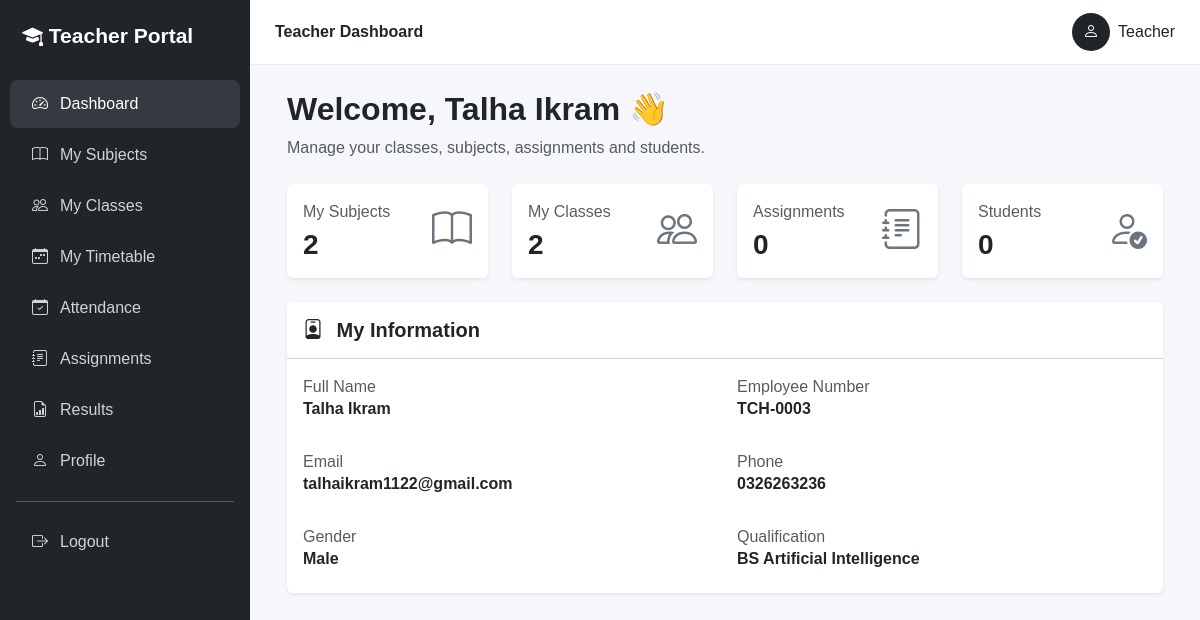
/teacher/dashboard (signed in), run on the app's committed database.
### app/models/teacher.py (models this page shows, shortened)
class Teacher(db.Model):
    __tablename__ = "teachers"
    id = db.Column(db.Integer, primary_key=True)
    user_id = db.Column(db.Integer, db.ForeignKey("users.id"), unique=True, nullable=False)
    school_id = db.Column(db.Integer, db.ForeignKey("schools.id"), nullable=False)
    employee_number = db.Column(db.String(20), unique=True, nullable=False)
    first_name = db.Column(db.String(100), nullable=False)
    last_name = db.Column(db.String(100), nullable=False)
    email = db.Column(db.String(120), unique=True, nullable=False)
    phone = db.Column(db.String(20), nullable=False)
    gender = db.Column(db.String(20), nullable=False)
    date_of_birth = db.Column(db.Date, nullable=True)
    cnic = db.Column(db.String(20), unique=True, nullable=True)
    address = db.Column(db.String(255), nullable=True)
    emergency_contact = db.Column(db.String(20), nullable=True)
    blood_group = db.Column(db.String(5), nullable=True)
    qualification = db.Column(db.String(150), nullable=True)
    experience = db.Column(db.Integer, nullable=True)
    joining_date = db.Column(db.Date, nullable=True)
    salary = db.Column(db.Numeric(10, 2), nullable=True)
    profile_image = db.Column(db.String(255), nullable=True)
    employment_status = db.Column(
    db.String(20),default="Active")
    notes = db.Column(db.Text, nullable=True)
    is_active = db.Column(db.Boolean, default=True)
    created_at = db.Column(db.DateTime, default=datetime.utcnow)
    updated_at = db.Column(
    db.DateTime,default=datetime.utcnow,onupdate=datetime.utcnow)
    user= db.relationship("User", back_populates= "teacher", uselist= False)
    teacher_subjects = db.relationship("TeacherSubject", back_populates ="teacher", cascade= "all, delete-orphan",lazy= True)
    school = db.relationship("School", back_populates="teacher")
    exams = db.relationship("Exam", back_populates="teacher")
    results = db.relationship("Result", back_populates="teacher")
    attendences = db.relationship("Attendance", back_populates="teacher")
    assignments = db.relationship("Assignment", back_populates="teacher")
    timetables = db.relationship("Timetable", back_populates="teacher")
    managed_class= db.relationship("Class",foreign_keys ="Class.class_teacher_id" ,back_populates= "class_teacher", uselist= False)

### app/blueprints/teachers/routes.py (the view)
@teachers.route("/dashboard")
@login_required
def dashboard():
    teacher = Teacher.query.filter_by(
    user_id=current_user.id,
    school_id=current_user.school_id
    ).first_or_404()
    assignments = TeacherSubject.query.filter_by(
    teacher_id=teacher.id,
    school_id=current_user.school_id,
    is_active=True
    ).all()
    total_subjects = len({
    a.subject_id for a in assignments
    })
    total_classes = len({
    a.class_id for a in assignments
    })
    return render_template(
    "teachers/dashboard.html",
    teacher=teacher,
    total_subjects=total_subjects,
    total_classes=total_classes
    )

### app/models/user.py (called while the page is built)
@login_manager.user_loader
def load_user(user_id):
    return User.query.get(int(user_id))

### app/templates/teachers/dashboard.html (shortened to what this page needs)
{% extends "teachers/base.html" %}
{% block content %}
<div class="container-fluid">
<div class="mb-4">
<h2 class="fw-bold">
Welcome,
{{ teacher.first_name }}
{{ teacher.last_name }}
👋
</h2>
<p class="text-muted">
Manage your classes, subjects, assignments and students.
</p>
</div>
<div class="row g-4 mb-4">
<div class="col-md-6 col-xl-3">
<div class="card border-0 shadow-sm h-100">
<div class="card-body">
<div class="d-flex justify-content-between">
<div>
<p class="text-muted mb-1">
My Subjects
</p>
<h3 class="fw-bold mb-0">
{{ total_subjects }}
</h3>
</div>
<i class="bi bi-book fs-1 text-secondary"></i>
</div>
</div>
</div>
</div>
<div class="col-md-6 col-xl-3">
<div class="card border-0 shadow-sm h-100">
<div class="card-body">
<div class="d-flex justify-content-between">
<div>
<p class="text-muted mb-1">
My Classes
</p>
<h3 class="fw-bold mb-0">
{{ total_classes}}
</h3>
</div>
<i class="bi bi-people fs-1 text-secondary"></i>
</div>
</div>
</div>
</div>
<div class="col-md-6 col-xl-3">
<div class="card border-0 shadow-sm h-100">
<div class="card-body">
<div class="d-flex justify-content-between">
<div>
<p class="text-muted mb-1">
Assignments
</p>
<h3 class="fw-bold mb-0">
0
</h3>
</div>
<i class="bi bi-journal-text fs-1 text-secondary"></i>
</div>
</div>
</div>
</div>
<div class="col-md-6 col-xl-3">
<div class="card border-0 shadow-sm h-100">
<div class="card-body">
<div class="d-flex justify-content-between">
<div>
<p class="text-muted mb-1">
Students
</p>
<h3 class="fw-bold mb-0">
0
</h3>
</div>
<i class="bi bi-person-check fs-1 text-secondary"></i>
</div>
</div>
</div>
</div>
</div>
<div class="card border-0 shadow-sm">
<div class="card-header bg-white py-3">
<h5 class="mb-0 fw-semibold">
<i class="bi bi-person-badge me-2"></i>
My Information
</h5>
</div>
<div class="card-body">
<div class="row g-4">
<div class="col-md-6">
<label class="text-muted">
Full Name
</label>
<h6 class="fw-semibold">
{{ teacher.first_name }}
{{ teacher.last_name }}
</h6>
</div>
<div class="col-md-6">
<label class="text-muted">
Employee Number
</label>
<h6 class="fw-semibold">
{{ teacher.employee_number or "-" }}
</h6>
</div>
<div class="col-md-6">
<label class="text-muted">
Email
</label>
<h6 class="fw-semibold">
{{ teacher.email or teacher.user.email or "-" }}
</h6>
</div>
<div class="col-md-6">
<label class="text-muted">
Phone
</label>
<h6 class="fw-semibold">
{{ teacher.phone or "-" }}
</h6>
</div>
<div class="col-md-6">
<label class="text-muted">
Gender
</label>
<h6 class="fw-semibold">
{{ teacher.gender or "-" }}
</h6>
</div>
<div class="col-md-6">
<label class="text-muted">
Qualification
</label>
<h6 class="fw-semibold">
{{ teacher.qualification or "-" }}
</h6>
</div>
</div>
</div>
</div>
</div>
{% endblock %}

### app/templates/teachers/base.html (style rules this page uses)
body { background: #f5f7fb; font-family: Arial, sans-serif; }

### data on the page
Teacher: first_name "Talha", last_name "Ikram", employee_number "TCH-0003", email "talhaikram1122@gmail.com", phone "0326263236", gender "Male", qualification "BS Artificial Intelligence"

### other printed values
{{ total_subjects }} "2"
{{ total_classes }} "2"
